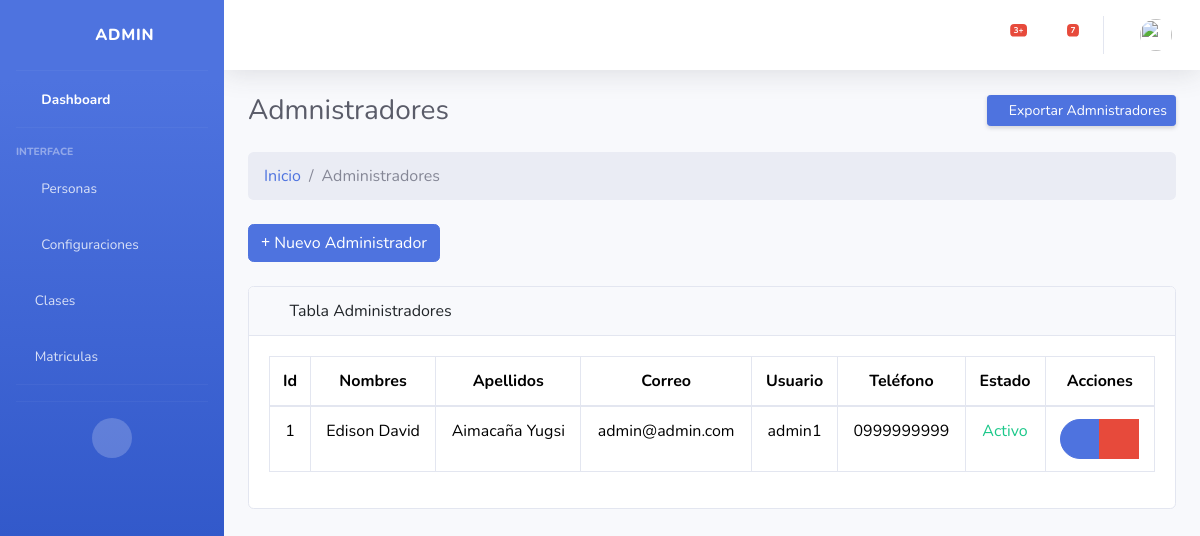
The app's page /administrador/, older data.
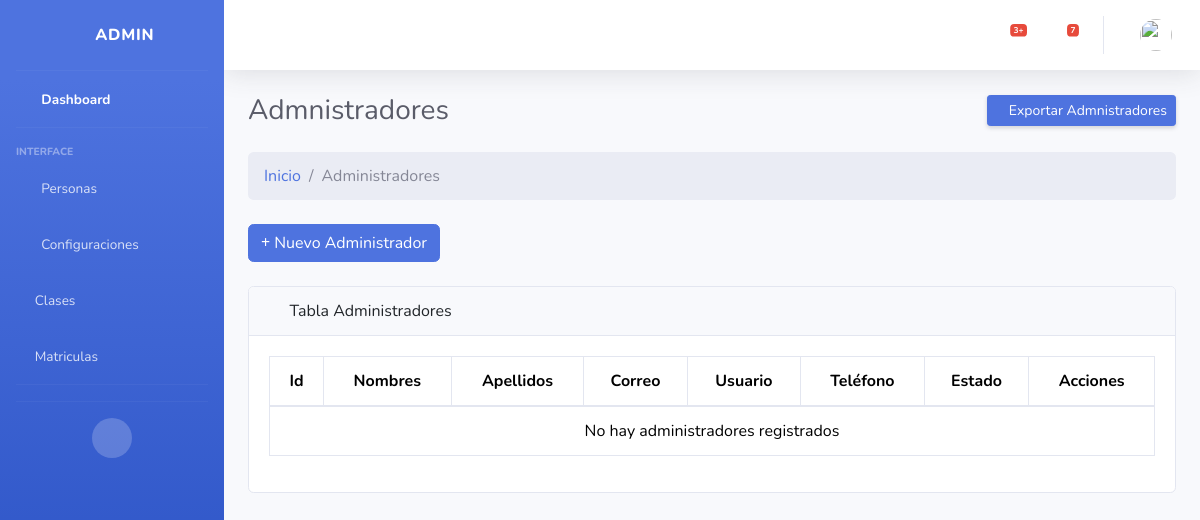
The same page, newer data.
### Aplicaciones/core/models.py (models this page shows, shortened)
class Administradores(models.Model):
    adm_id = models.AutoField(primary_key=True)
    fk_id_persona = models.ForeignKey(Personas,verbose_name='Persona',on_delete=models.CASCADE)
    adm_fotografia = models.ImageField(default='Sin Foto',null=True,blank=True,verbose_name="Fotografía:")
    adm_estado = models.BooleanField(default=True,verbose_name='Estado:')

class Personas(models.Model):
    per_id = models.AutoField(primary_key=True)
    fk_id_usuario = models.ForeignKey(User,verbose_name='Usuario',on_delete=models.CASCADE)
    per_segundo_nombre = models.CharField(max_length=50,default="Null",null=False,verbose_name="Segundo nombre:")
    per_segundo_apellido = models.CharField(max_length=50,default="Null",null=False,verbose_name="Segundo apellido:")
    per_fecha_nacimiento = models.DateField(default="Null",verbose_name="Fecha de nacimiento:")
    per_cedula = models.CharField(max_length=15,default="Null",null=False,verbose_name="Cédula:")
    per_telefono = models.CharField(max_length=15,default="Null",null=True,verbose_name="Teléfono:")
    per_fecha_actualizacion = models.DateTimeField(auto_now=True,verbose_name='Actualizado el:')

### Aplicaciones/core/views/crud_administrador_views.py (the view)
# urls.py: path('administrador/', crud_administrador_views.index, name='administrador_index'),
def index(request):
    administradores = Administradores.objects.all()  # Obtener todos los administradores
    return render(request, 'administrador/index.html', {'administradores': administradores})

### Aplicaciones/core/templates/administrador/index.html (shortened to what this page needs)
{% extends 'plantillas/MasterAdmin.html' %}
{% load static %}
{% block css %}
<link href="{% static 'vendor/fontawesome-free/css/all.min.css' %}" rel="stylesheet" type="text/css">
{% endblock %}
{% block content %}
<div class="container-fluid ">
  <div class="d-sm-flex align-items-center justify-content-between mb-4">
    <h1 class="h3 mb-0 text-gray-800">Admnistradores</h1>
    <a href="#" class="d-none d-sm-inline-block btn btn-sm btn-primary shadow-sm"> Exportar Admnistradores </a>
  </div>
  <ol class="breadcrumb mb-4">
    <li class="breadcrumb-item"><a href="{% url 'core_admin' %}">Inicio</a></li>
    <li class="breadcrumb-item active">Administradores</li>
  </ol>
  <div class="mb-4">
    <a href="{% url 'administrador_create' %}" class="btn btn-primary"><i class="fas fa-plus"></i> Nuevo
      Administrador</a>
  </div>
  <div class="card mb-4">
    <div class="card-header">
      <i class="fas fa-table me-1"></i>
      Tabla Administradores
    </div>
    <div class="card-body">
      <div class="table-responsive">
        <table class="table table-bordered text-center" id="tbl-admin" width="100%" cellspacing="0">
          <thead>
            <tr>
              <th>Id</th>
              <th>Nombres</th>
              <th>Apellidos</th>
              <th>Correo</th>
              <th>Usuario</th>
              <th>Teléfono</th>
              <th>Estado</th>
              <th>Acciones</th>
            </tr>
          </thead>
          <tbody>
            {% for admin in administradores %}
              <tr>
                <td>{{admin.adm_id}}</td>
                <td>{{admin.fk_id_persona.fk_id_usuario.first_name}} {{admin.fk_id_persona.per_segundo_nombre}}</td>
                <td>{{admin.fk_id_persona.fk_id_usuario.last_name}} {{admin.fk_id_persona.per_segundo_apellido}}</td>
                <td>{{admin.fk_id_persona.fk_id_usuario.email}}</td>
                <td>{{admin.fk_id_persona.fk_id_usuario.username}}</td>
                <td>{{admin.fk_id_persona.per_telefono}}</td>
                {% if admin.adm_estado %}
                  <td class="text-success">Activo</td>
                {% else %}
                  <td class="text-danger">Inactivo</td>
                {% endif %}
                <td>
                  <div class="btn-group" role="group" aria-label="Basic mixed styles example">
                    <a href="{%url 'administrador_edit' admin.adm_id%}" type="button" class=" btn btn-primary btn-circle ">
                      <span><i class="fas fa-pen"></i></span>
                    </a>
                    <a class="btn btn-danger btn-circle" data-bs-toggle="modal"
                      data-bs-target="#eliminarModal{{admin.adm_id}}"><i class="fas fa-trash"></i>
                  </a>
                  </div>
                </td>
              </tr>
            {% empty %}
              <tr>
                <td colspan="8">No hay administradores registrados</td>
              </tr>
            {% endfor %}
          </tbody>
        </table>
      </div>
    </div>
  </div>
</div>
{% endblock %}

### Aplicaciones/core/templates/plantillas/MasterAdmin.html (shortened to what this page needs)
{% load static %}
<!DOCTYPE html>
<html lang="es">
  <head>
    <link href="{% static 'vendor/fontawesome-free/css/all.min.css'%}" rel="stylesheet" type="text/css" />
    <link rel="stylesheet" href="{% static 'css/bootstrap.min.css' %}" />
    <link href="{% static 'vendor/bootstrap-select/css/bootstrap-select.min.css' %}" rel="stylesheet">
    <link href="{% static 'css/sb-admin-2.min.css' %}" rel="stylesheet" />
    {% block css %}
    {% endblock %}
  </head>
  <body id="page-top">
    <div id="wrapper">
      <ul class="navbar-nav bg-gradient-primary sidebar sidebar-dark accordion" id="accordionSidebar">
        <a class="sidebar-brand d-flex align-items-center justify-content-center" href="index.html">
          <div class="sidebar-brand-icon rotate-n-15">
            <i class="fas fa-laugh-wink"></i>
          </div>
          <div class="sidebar-brand-text mx-3">
            Admin
          </div>
        </a>
        <hr class="sidebar-divider my-0" />
        <li class="nav-item active">
          <a class="nav-link" href="{% url 'core_admin' %}">
            <i class="fas fa-fw fa-tachometer-alt"></i>
            <span>Dashboard</span>
          </a>
        </li>
        <hr class="sidebar-divider" />
        <div class="sidebar-heading">Interface</div>
        <li class="nav-item">
          <a class="nav-link collapsed" href="#" data-toggle="collapse" data-target="#collapseTwo" aria-expanded="true" aria-controls="collapseTwo">
            <i class="fas fa-fw fa-users"></i>
            <span>Personas</span>
          </a>
        </li>
        <li class="nav-item">
          <a class="nav-link collapsed" href="#" data-toggle="collapse" data-target="#collapseUtilities" aria-expanded="true" aria-controls="collapseUtilities">
            <i class="fas fa-fw fa-wrench"></i>
            <span>Configuraciones</span>
          </a>
        </li>
        <li class="nav-item">
          <a class="nav-link" href="{% url 'clase_index' %}">
            <i class="fa-solid fa-chalkboard-user"></i>
            <span>Clases</span>
          </a>
        </li>
         <li class="nav-item">
          <a class="nav-link" href="{% url 'matricula_index'%}">
            <i class="fa-solid fa-file"></i>
            <span>Matriculas</span>
          </a>
        </li>
        <hr class="sidebar-divider" />
        <hr class="sidebar-divider d-none d-md-block" />
        <div class="text-center d-none d-md-inline">
          <button class="rounded-circle border-0" id="sidebarToggle"></button>
        </div>
      </ul>
      <div id="content-wrapper" class="d-flex flex-column">
        <div id="content">
          <nav class="navbar navbar-expand navbar-light bg-white topbar mb-4 static-top shadow">
            <ul class="navbar-nav ml-auto">
              <li class="nav-item dropdown no-arrow mx-1">
                <a class="nav-link dropdown-toggle" href="#" id="alertsDropdown" role="button" data-toggle="dropdown" aria-haspopup="true" aria-expanded="false">
                  <i class="fas fa-bell fa-fw"></i>
                  <span class="badge badge-danger badge-counter">3+</span>
                </a>
              </li>
              <li class="nav-item dropdown no-arrow mx-1">
                <a class="nav-link dropdown-toggle" href="#" id="messagesDropdown" role="button" data-toggle="dropdown" aria-haspopup="true" aria-expanded="false">
                  <i class="fas fa-envelope fa-fw"></i>
                  <span class="badge badge-danger badge-counter">7</span>
                </a>
              </li>
              <li class="nav-item dropdown no-arrow">
                <a class="nav-link dropdown-toggle" href="#" id="userDropdown" role="button" data-toggle="dropdown" aria-haspopup="true" aria-expanded="false">
                  <img class="img-profile rounded-circle" src="{% static 'img/undraw_profile.svg'%}" />
                </a>
              </li>
            </ul>
          </nav>
            {% block content %}
            {% endblock %}
          </div>
        </div>
      </div>
  </body>
</html>

Row changes from the older to the newer data that the page shows:
removed Administradores: adm_id "1", fk_id_persona.fk_id_usuario.first_name "Edison", fk_id_persona.per_segundo_nombre "David", fk_id_persona.fk_id_usuario.last_name "Aimacaña", fk_id_persona.per_segundo_apellido "Yugsi", fk_id_persona.fk_id_usuario.email "admin@admin.com", fk_id_persona.fk_id_usuario.username "admin1", fk_id_persona.per_telefono "0999999999", adm_estado "Activo"
Text that changed along with them:
text now shown: "No hay administradores registrados"
